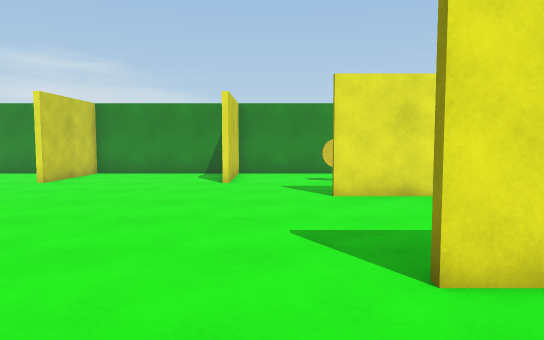
[1] (above)

17 first-person views from a walk through a Unity game level. The camera is 1.3 m above the floor, tilts 4° down and sees 70° across. The floor is counted in squares, 1 m on a side. Each view is taken from the middle of a square. On the plan, view 1 faces up. The plan holds only what a view shows up to about 16 squares ahead; the rest is blank. The player character is not drawn.

[2]
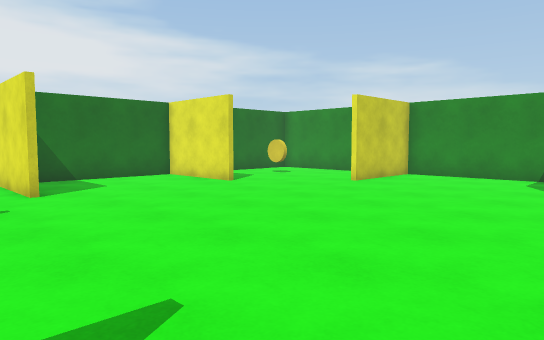

[3]
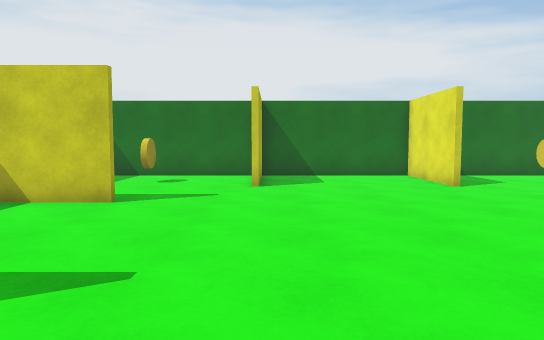

[4]
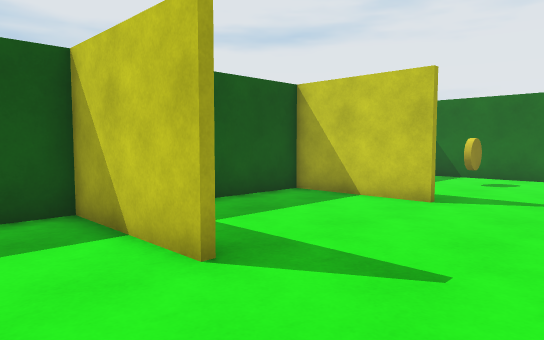

[5]
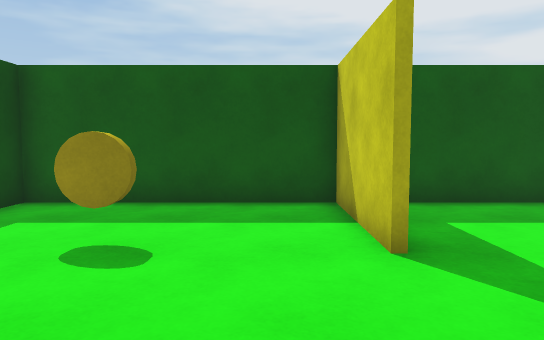

[6]
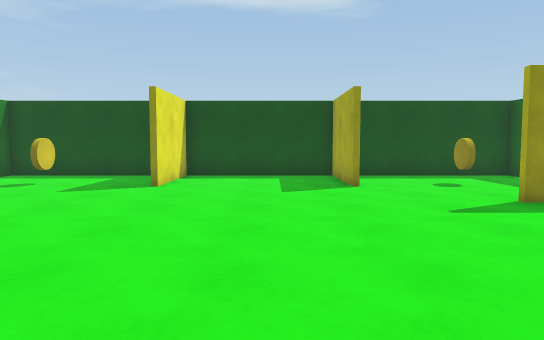

[7]
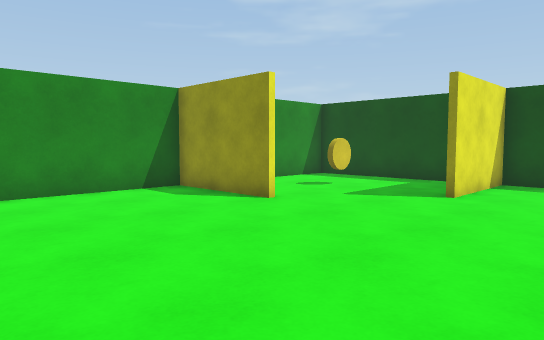

[8]
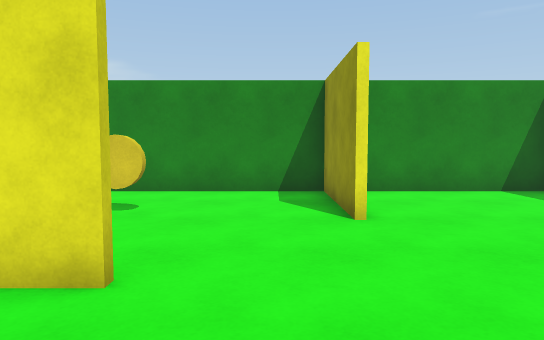

[9]
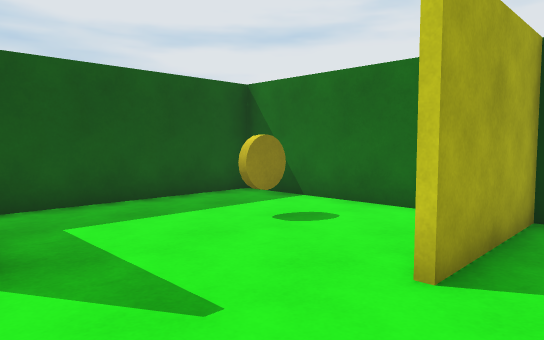

[10]
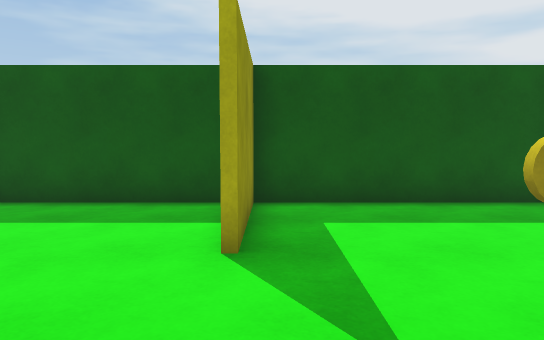

[11]
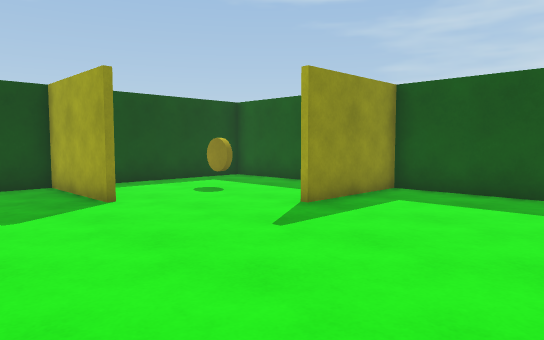

[12]
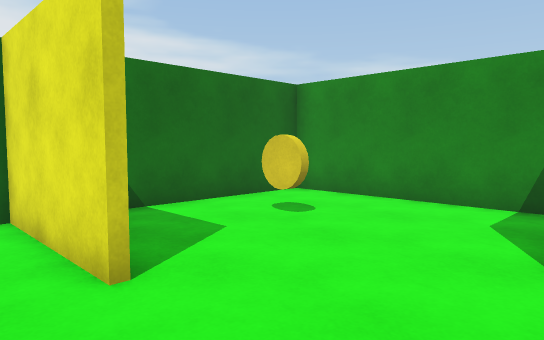

[13]
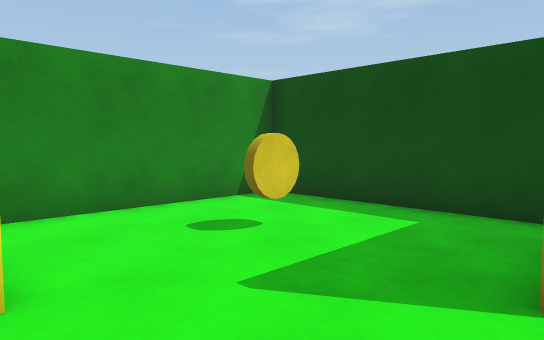

[14]
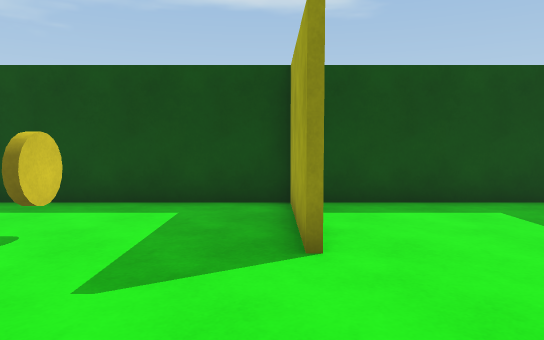

[15]
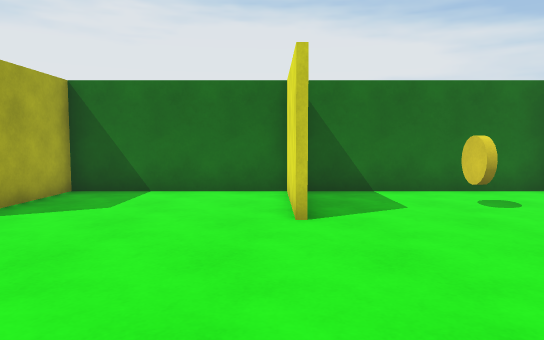

[16]
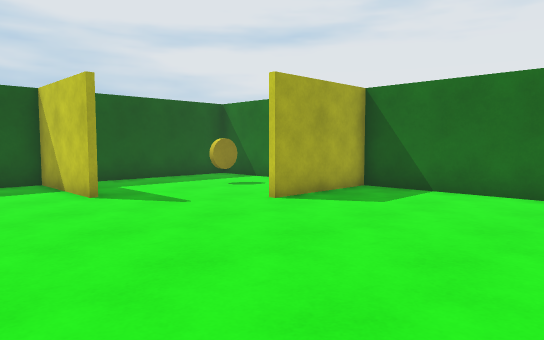

[17]
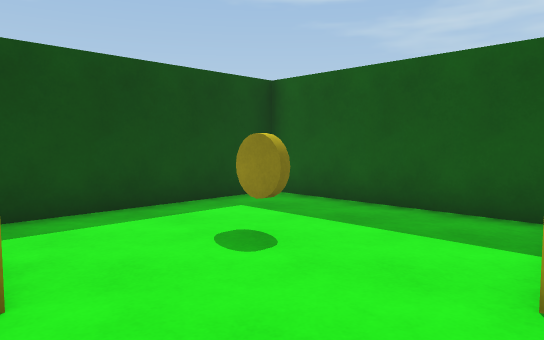

### Floor plan
Points are (right, up) in squares from view 1. A wall is a line through its corners. A room is listed if a view was taken in it or the views show most of it. See-through windows are left out.
Room 1 (views 1, 2, 3, 4, 5, 6, 7, 8, 9, 10, 11, 12, 13, 14, 15, 16, 17)
walls: (1.4, 3.6) (5.4, 3.6) (5.4, 16.4) (-0.8, 16.4); (-1.4, 0.6) (-1.4, -3.5); (-7.4, 0.6) (-7.4, -3.5); (1.5, 9.6) (5.2, 9.6); (-1.6, 12.5) (-1.6, 16.4) (-7.4, 16.4) (-7.4, 12.5); (-10.5, 3.4) (-13.8, 3.4); (2.5, 3.4) (1.5, 3.4); (-10.4, 9.4) (-14.4, 9.4) (-14.4, 3.6) (-10.5, 3.6); (-7.6, 12.5) (-7.6, 16.4) (-14.4, 16.4) (-14.4, 9.9); (-1.6, -3.5) (-1.6, 0.5); (-7.6, -3.4) (-7.6, 0.5); (5.5, 9.4) (1.5, 9.4); (-1.4, 15.8) (-1.4, 12.6); (-14.4, 3.2) (-14.4, -3.4) (5.4, -3.4) (5.4, 2.8)
objects: yellow coin (-12, 0); yellow coin (-12, 13); yellow coin (2, 0); yellow coin (2, 13)

Positions as (right, up) in squares from view 1, and headings:
1: (0, 0), facing up
2: (0, 1), facing up-left
3: (1, 4), facing left
4: (1, 4), facing down-left
5: (0, 5), facing down
6: (-10, 6), facing right
7: (-8, 6), facing up-right
8: (-9, 6), facing up
9: (-7, 5), facing down-left
10: (-8, 5), facing down
11: (-7, 7), facing down-right
12: (-7, 8), facing up-left
13: (-2, 9), facing up-right
14: (-3, 10), facing right
15: (-4, 9), facing left
16: (-4, 10), facing down-left
17: (-2, 4), facing down-right
